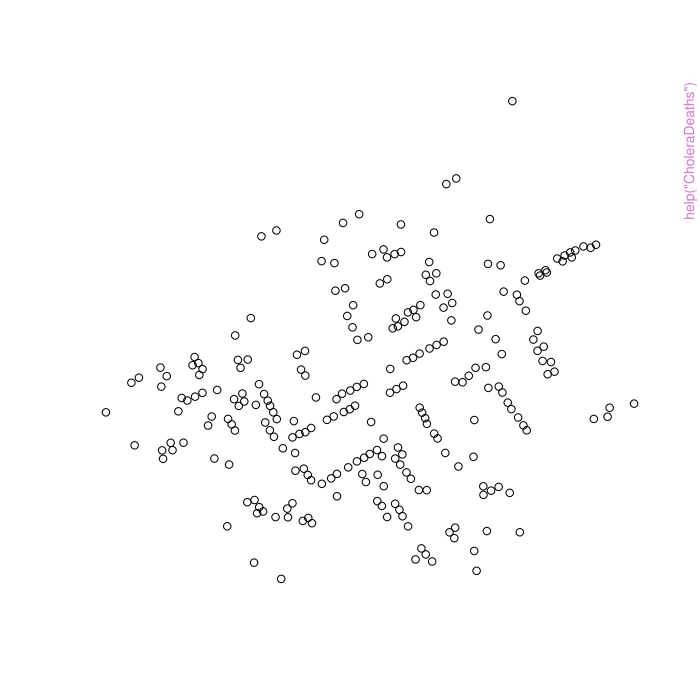

This figure's R source:
pkgname <- "mdsr"
source(file.path(R.home("share"), "R", "examples-header.R"))
options(warn = 1)
library('mdsr')

base::assign(".oldSearch", base::search(), pos = 'CheckExEnv')
base::assign(".old_wd", base::getwd(), pos = 'CheckExEnv')
cleanEx()
nameEx("CIACountries")
### * CIACountries

flush(stderr()); flush(stdout())

### Name: CIACountries
### Title: Several variables on countries from the CIA Factbook, 2014.
### Aliases: CIACountries
### Keywords: datasets

### ** Examples

str(CIACountries)




cleanEx()
nameEx("Cherry")
### * Cherry

flush(stderr()); flush(stdout())

### Name: Cherry
### Title: Cherry Blossom runs
### Aliases: Cherry
### Keywords: datasets

### ** Examples

if (require(dplyr)) {
  Cherry %>%
    group_by(name.yob) %>%
    count() %>%
    group_by(n) %>%
    count(name = "appearances")
}



cleanEx()
nameEx("CholeraDeaths")
### * CholeraDeaths

flush(stderr()); flush(stdout())

### Name: CholeraDeaths
### Title: Deaths and Pumps from 1854 London cholera outbreak
### Aliases: CholeraDeaths CholeraPumps
### Keywords: datasets

### ** Examples

if (require(sf)) {
  plot(st_geometry(CholeraDeaths))
}



cleanEx()
nameEx("DataSciencePapers")
### * DataSciencePapers

flush(stderr()); flush(stdout())

### Name: DataSciencePapers
### Title: Data Science Papers from arXiv.org
### Aliases: DataSciencePapers
### Keywords: datasets

### ** Examples


data(DataSciencePapers)
str(DataSciencePapers)




cleanEx()
nameEx("Emails_train")
### * Emails_train

flush(stderr()); flush(stdout())

### Name: Emails_train
### Title: Email Train
### Aliases: Emails_train Emails_test
### Keywords: datasets

### ** Examples

nrow(Emails_train)
nrow(Emails_test)



cleanEx()
nameEx("Headlines_train")
### * Headlines_train

flush(stderr()); flush(stdout())

### Name: Headlines_train
### Title: Headlines_train
### Aliases: Headlines_train Headlines_test
### Keywords: datasets

### ** Examples

nrow(Headlines_train)
nrow(Headlines_test)



cleanEx()
nameEx("MedicareCharges")
### * MedicareCharges

flush(stderr()); flush(stdout())

### Name: MedicareCharges
### Title: Charges to and Payments from Medicare
### Aliases: MedicareCharges
### Keywords: datasets

### ** Examples


data(MedicareCharges)




cleanEx()
nameEx("MedicareProviders")
### * MedicareProviders

flush(stderr()); flush(stdout())

### Name: MedicareProviders
### Title: Medicare Providers
### Aliases: MedicareProviders
### Keywords: datasets

### ** Examples


data(MedicareProviders)




cleanEx()
nameEx("Minneapolis2013")
### * Minneapolis2013

flush(stderr()); flush(stdout())

### Name: Minneapolis2013
### Title: Ballots in the 2013 Mayoral election in Minneapolis
### Aliases: Minneapolis2013
### Keywords: datasets

### ** Examples


data(Minneapolis2013)



cleanEx()
nameEx("NCI60_tiny")
### * NCI60_tiny

flush(stderr()); flush(stdout())

### Name: NCI60_tiny
### Title: Gene expression in cancer
### Aliases: NCI60_tiny Cancer
### Keywords: datasets

### ** Examples


data(NCI60_tiny) 




cleanEx()
nameEx("Violations")
### * Violations

flush(stderr()); flush(stdout())

### Name: Violations
### Title: NYC Restaurant Health Violations
### Aliases: Violations ViolationCodes Cuisines
### Keywords: datasets

### ** Examples

data(Violations)
if (require(dplyr)) {
  Violations %>%
    inner_join(Cuisines, by = "cuisine_code") %>%
    filter(cuisine_description == "American") %>%
    arrange(grade_date) %>%
    head()
 }



cleanEx()
nameEx("etl_NCI60")
### * etl_NCI60

flush(stderr()); flush(stdout())

### Name: etl_NCI60
### Title: Load the NCI60 data from GitHub
### Aliases: etl_NCI60

### ** Examples


## Not run: 
##D NCI60 <- etl_NCI60()
## End(Not run)



cleanEx()
nameEx("macros")
### * macros

flush(stderr()); flush(stdout())

### Name: macros
### Title: Replacements for LaTeX macros
### Aliases: macros func sql_func sql_word argument variable pkg mdsr_data
###   mdsr_person vocab index_entry

### ** Examples

func("mutate")
func("mutate", index = FALSE)
func("left_join")
pkg("dplyr")
mdsr_person("Ben Baumer")
mdsr_person("Ben Baumer", emph = TRUE)
mdsr_person("Richard De Veaux")
mdsr_person("Richard De Veaux", alt = "De Veaux, Richard")
vocab(x = "Big data", .f = tolower)
index_entry(x = "Barack Obama")
index_entry(x = "Barack Obama", index = FALSE)
index_entry(x = "Big data", .f = tolower)
index_entry(x = "Twilight", emph = TRUE)
index_entry(x = "Richard De Veaux", alt = "De Veaux, Richard")
index_entry(x = "left_join")



cleanEx()
nameEx("make_babynames_dist")
### * make_babynames_dist

flush(stderr()); flush(stdout())

### Name: make_babynames_dist
### Title: Wrangle babynames data
### Aliases: make_babynames_dist

### ** Examples


BabynameDist <- make_babynames_dist()
if (require(dplyr)) {
  BabynameDist %>%
    filter(name == "Benjamin")
}



cleanEx()
nameEx("mdsr_table")
### * mdsr_table

flush(stderr()); flush(stdout())

### Name: mdsr_table
### Title: Custom table output
### Aliases: mdsr_table mdsr_sql_explain_table mdsr_sql_keys_table

### ** Examples

mdsr_table(faithful)



cleanEx()
nameEx("ordway_birds")
### * ordway_birds

flush(stderr()); flush(stdout())

### Name: ordway_birds
### Title: Birds captured and released at Ordway, complete and uncleaned
### Aliases: ordway_birds
### Keywords: datasets

### ** Examples


ordway_birds




cleanEx()
nameEx("save_webshot")
### * save_webshot

flush(stderr()); flush(stdout())

### Name: save_webshot
### Title: Embedded webshot of leaflet map
### Aliases: save_webshot

### ** Examples

## Not run: 
##D if (require(leaflet)) {
##D   map <- leaflet() %>%
##D     addTiles() %>%
##D     addMarkers(lng = 174.768, lat = -36.852, popup = "The birthplace of R")
##D   save_webshot(map, tempfile())
##D }
## End(Not run)



cleanEx()
nameEx("skim")
### * skim

flush(stderr()); flush(stdout())

### Name: skim
### Title: Custom skimmer
### Aliases: skim

### ** Examples

skim(faithful)



cleanEx()
nameEx("src_scidb")
### * src_scidb

flush(stderr()); flush(stdout())

### Name: src_scidb
### Title: src_scidb
### Aliases: src_scidb dbConnect_scidb mysql_scidb

### ** Examples


db_air <- src_scidb("airlines")
db_air
db_air <- dbConnect_scidb("airlines")
db_air
if (require(DBI)) {
  dbListTables(db_air)
}

if (require(knitr)) {
  opts_chunk$set(engine.opts = mysql_scidb("airlines"))
}



cleanEx()
nameEx("theme_mdsr")
### * theme_mdsr

flush(stderr()); flush(stdout())

### Name: theme_mdsr
### Title: MDSR themes
### Aliases: theme_mdsr

### ** Examples

if (require(ggplot2)) {
  p <- ggplot(mtcars, aes(x = hp, y = mpg, color = factor(cyl))) + 
    geom_point() + facet_wrap(~ am) + geom_smooth()
  p + theme_grey()
  p + theme_mdsr()
 }



cleanEx()
nameEx("world_cities")
### * world_cities

flush(stderr()); flush(stdout())

### Name: world_cities
### Title: Cities and their populations
### Aliases: world_cities
### Keywords: datasets

### ** Examples


world_cities




### * <FOOTER>
###
cleanEx()
options(digits = 7L)
base::cat("Time elapsed: ", proc.time() - base::get("ptime", pos = 'CheckExEnv'),"\n")
grDevices::dev.off()
###
### Local variables: ***
### mode: outline-minor ***
### outline-regexp: "\\(> \\)?### [*]+" ***
### End: ***
quit('no')
